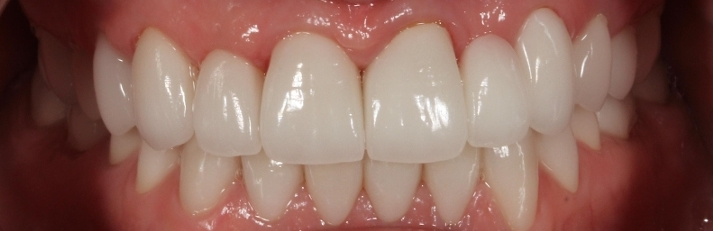
#> input picture teeth_replacement/images/teeth/client-batch-1-2.jpg, 713 x 231 px
$ python -i image_operations.py   (imports and definitions only)
#> lines starting #> are read from the running program, lines starting #| are printed output that depends on the picture; after the words box and inside, x2 and y2 are one past the last pixel; in counts of white or black regions, pixels touching at a corner belong together
#> further down, picture is the input picture: PIL image 713x231 RGB; mean R, G, B 141.8, 102.2, 92.2
import cv2
import imageio
import numpy as np
import matplotlib.pyplot as plt
from scipy import ndimage
from PIL import Image, ImageDraw, ImageEnhance


def convert_cv_image_to_pil(cv_image):
    cv_image = cv2.cvtColor(cv_image, cv2.COLOR_BGR2RGB)
    return Image.fromarray(cv_image)


# [32 lines left out: functions convert_pil_image_to_cv, cropped_rgba_image, cropped_binary_image, not called in this run]


def binary_image(image, alpha_channel=False):
#> called with alpha_channel = False
    image = image.convert('LA' if alpha_channel else 'L')
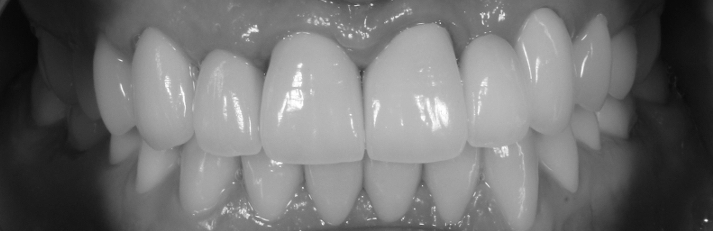
#> image: PIL image 713x231 L; min 7, max 255, mean 112.9
    image = ImageEnhance.Contrast(image).enhance(3)
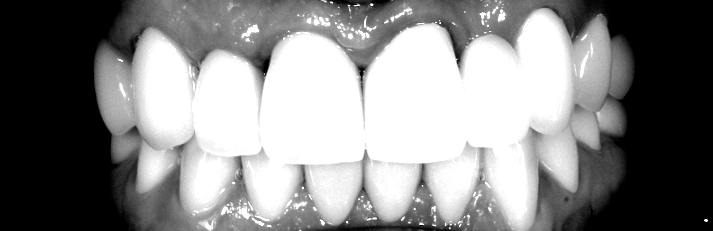
#> image: PIL image 713x231 L; min 0, max 255, mean 135

    threshold = 200
    return image.point(lambda pixel: 255 if pixel > threshold else 0)
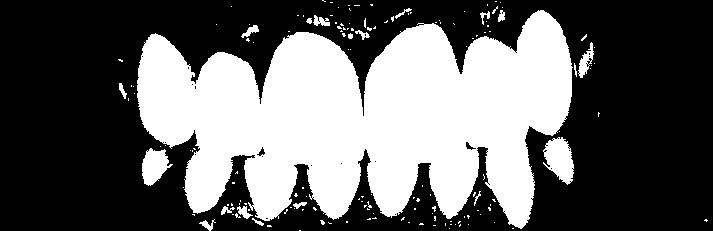
#> returned value: PIL image 713x231 L; 38.8% white; 155 white regions (135 under 20 px), largest, box (x1, y1, x2, y2) and area: (137, 10, 573, 229) 60442, (543, 137, 574, 185) 967, (142, 148, 173, 186) 728


# [10 lines left out: function teeth_regions, not called in this run]

>>> from PIL import Image
>>> picture = Image.open('images/teeth/client-batch-1-2.jpg')
>>> result = binary_image(picture)

$ run again, on teeth_replacement/images/teeth/client-batch-1-4.jpg
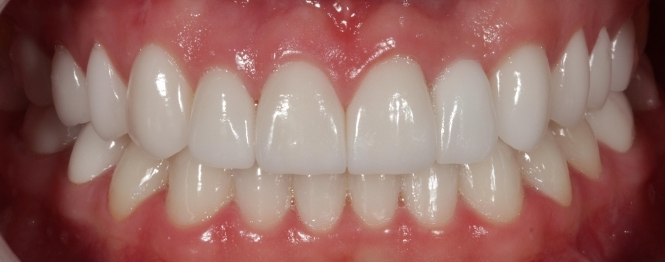
#> input picture teeth_replacement/images/teeth/client-batch-1-4.jpg, 665 x 262 px
#> picture is the input picture: PIL image 665x262 RGB; mean R, G, B 151.5, 107.4, 101.4
#> in binary_image, `image = ImageEnhance.Contrast(image).enhance(3)`:
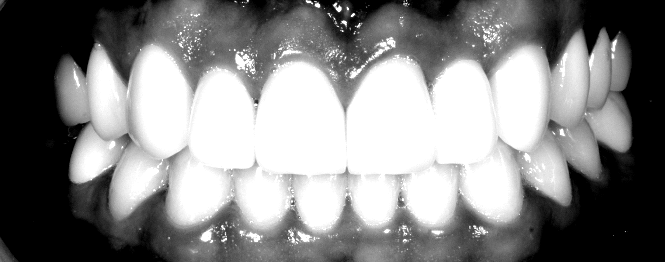
#> image: PIL image 665x262 L; min 0, max 255, mean 133.9
#> in binary_image, `return image.point(lambda pixel: 255 if pixel > threshold else 0)`:
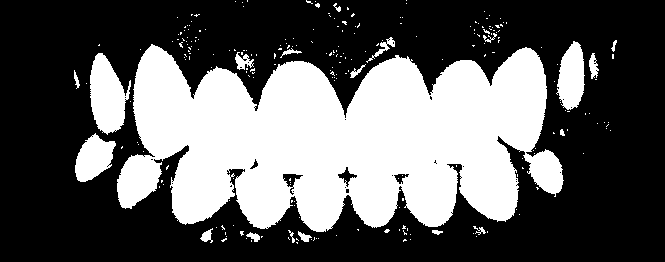
#> returned value: PIL image 665x262 L; 36.8% white; 243 white regions (223 under 20 px), largest, box (x1, y1, x2, y2) and area: (117, 44, 564, 232) 57489, (90, 53, 131, 135) 2159, (556, 41, 585, 110) 1388

$ run again, on teeth_replacement/images/teeth/client1.png
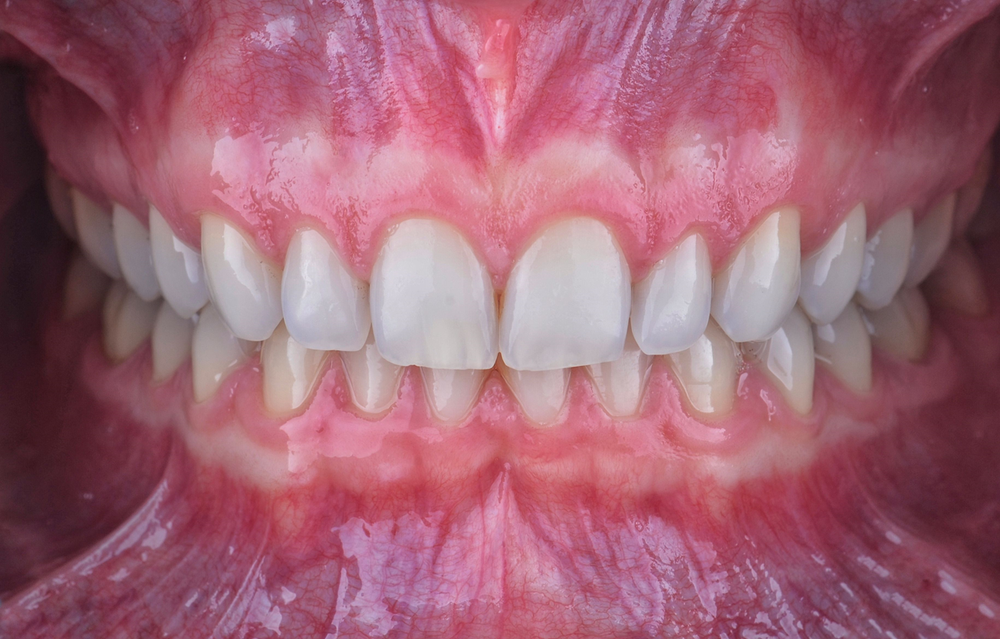
#> input picture teeth_replacement/images/teeth/client1.png, 1000 x 639 px, shrunk from 1304 x 833 before the run
#> picture is the input picture: PIL image 1000x639 RGBA; mean R, G, B, A 159.4, 99.8, 116.1, 255
#> in binary_image, `image = ImageEnhance.Contrast(image).enhance(3)`:
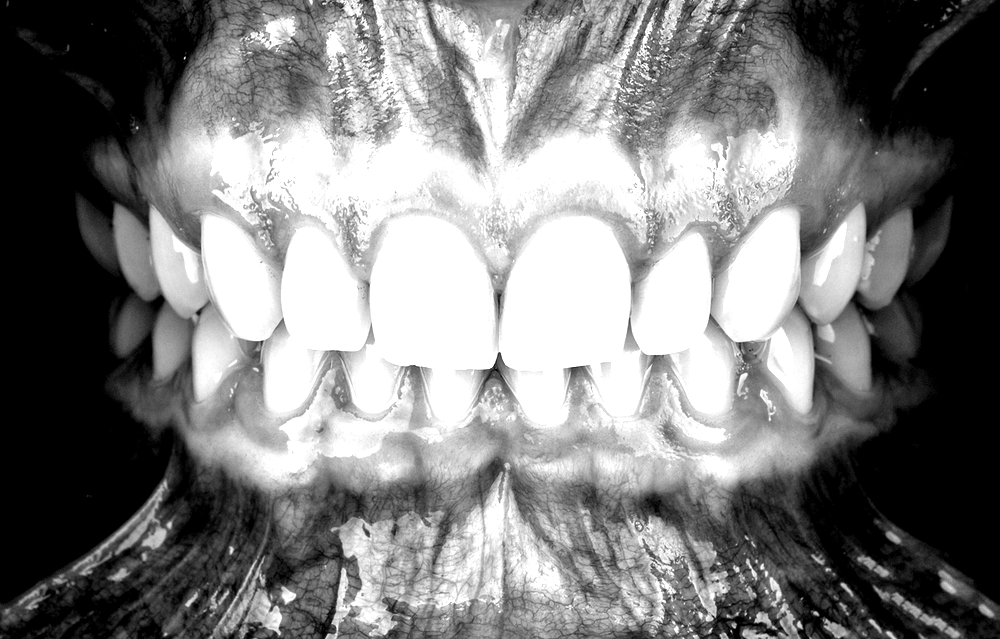
#> image: PIL image 1000x639 L; min 0, max 255, mean 125.6
#> in binary_image, `return image.point(lambda pixel: 255 if pixel > threshold else 0)`:
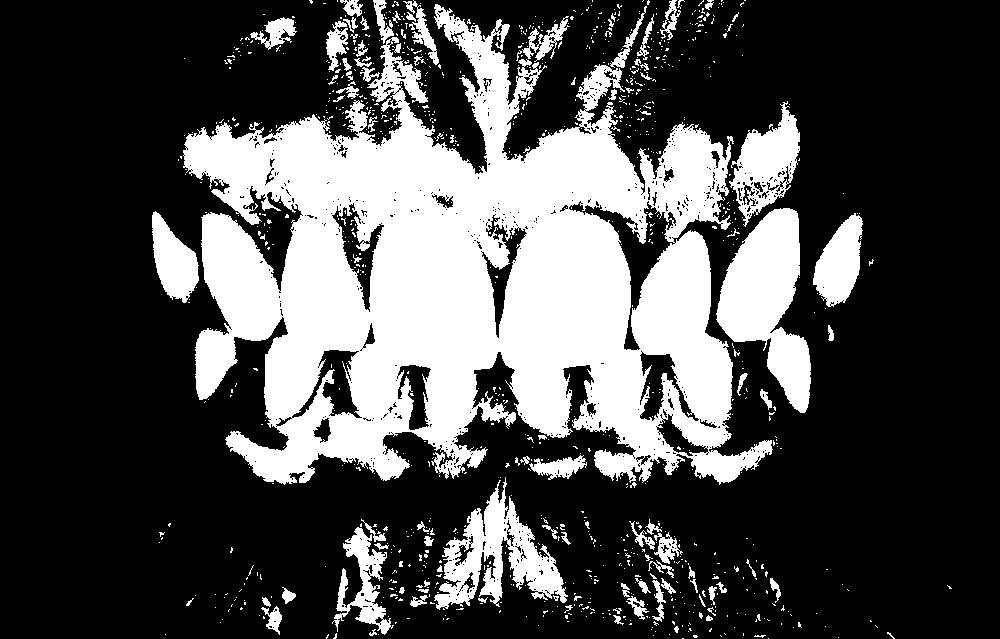
#> returned value: PIL image 1000x639 L; 29.8% white; 1010 white regions (905 under 20 px), largest, box (x1, y1, x2, y2) and area: (183, 4, 773, 485) 148227, (716, 208, 811, 413) 10346, (434, 477, 568, 610) 6889
